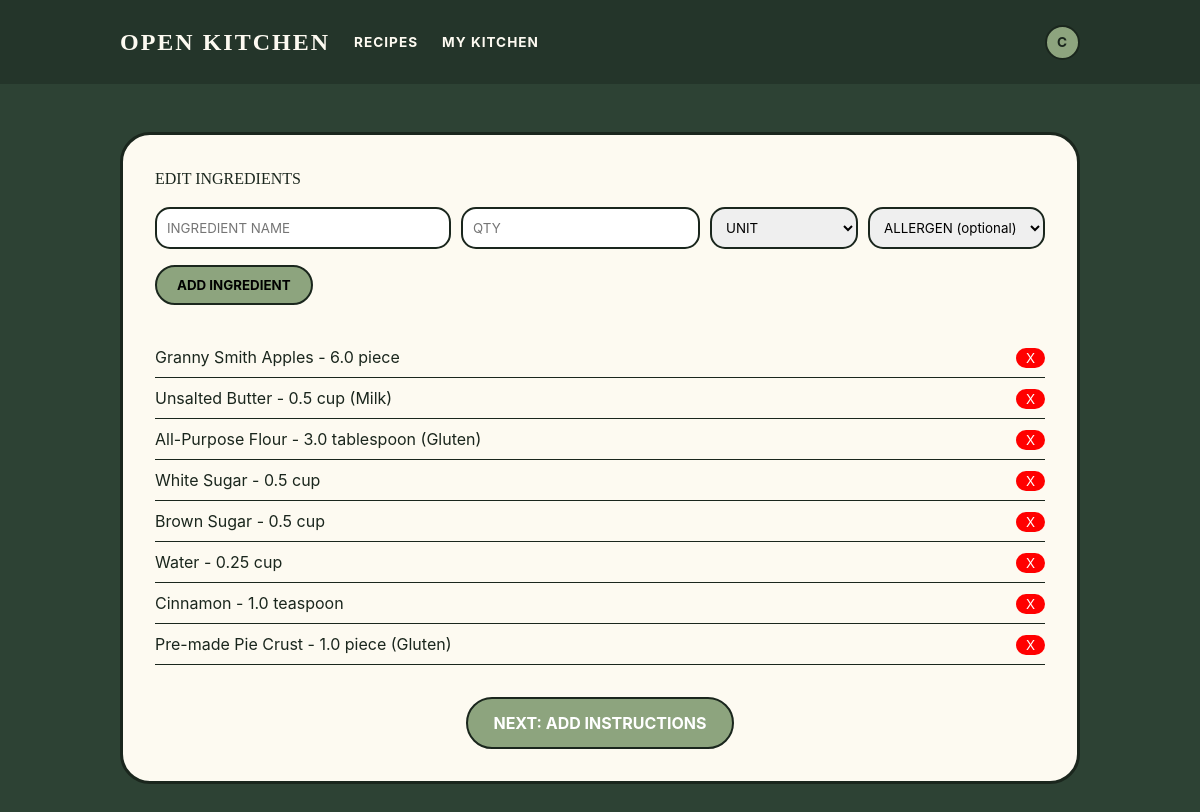
Before: /recipes/6/ingredients (signed in) with the older database file.
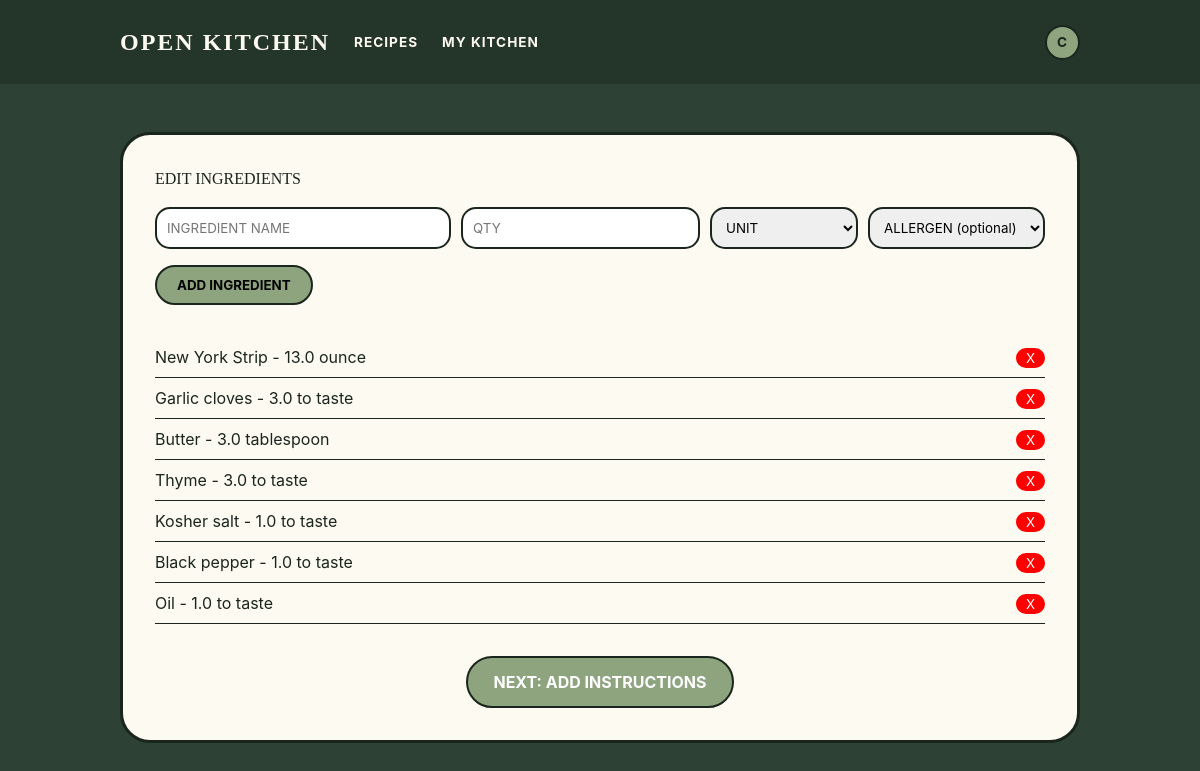
After: the same page with the newer database file.
### tables this page shows
CREATE TABLE users (
    id INTEGER PRIMARY KEY AUTOINCREMENT,
    username TEXT UNIQUE NOT NULL,
    email TEXT UNIQUE NOT NULL,
    password_hash TEXT NOT NULL,
    role_id INTEGER NOT NULL DEFAULT 1,
    notifications_enabled INTEGER DEFAULT 1,
    created_at DATETIME DEFAULT CURRENT_TIMESTAMP,
    updated_at DATETIME, reset_code TEXT, reset_code_expires DATETIME,
    FOREIGN KEY (role_id) REFERENCES roles(id)
);

CREATE TABLE ingredients (
    id INTEGER PRIMARY KEY AUTOINCREMENT,
    recipe_id INTEGER NOT NULL,
    name TEXT NOT NULL,
    quantity REAL NOT NULL,
    unit_id INTEGER NOT NULL,
    allergen_id INTEGER,
    FOREIGN KEY (recipe_id) REFERENCES recipes(id) ON DELETE CASCADE,
    FOREIGN KEY (unit_id) REFERENCES units(id),
    FOREIGN KEY (allergen_id) REFERENCES allergens(id)
);

CREATE TABLE units (
    id INTEGER PRIMARY KEY AUTOINCREMENT,
    name TEXT UNIQUE NOT NULL,
    abbreviation TEXT
);

CREATE TABLE allergens (
    id INTEGER PRIMARY KEY AUTOINCREMENT,
    name TEXT UNIQUE NOT NULL
);

### app/recipes.py (the view, shortened to what this page needs)
@bp.route('/<int:id>/ingredients', methods=('GET', 'POST'))
@login_required
def edit_ingredients(id):
    recipe = Recipe.get_by_id(id)
    if recipe is None or recipe['author_id'] != g.user['id']:
        flash('Recipe not found or access denied.')
        return redirect(url_for('recipes.index'))
    ingredients = Ingredient.get_by_recipe(id)
    units = Unit.get_all()
    allergens = Allergen.get_all()
    return render_template('recipes/edit_ingredients.html',
                         recipe=recipe,
                         ingredients=ingredients,
                         units=units,
                         allergens=allergens)

### app/auth.py (called while the page is built)
@bp.before_app_request
def load_logged_in_user():
    user_id = session.get('user_id')
    if user_id is None:
        g.user = None
    else:
        g.user = User.get_by_id(user_id)

def login_required(view):
    @functools.wraps(view)
    def wrapped_view(**kwargs):
        if g.user is None:
            return redirect(url_for('auth.login'))
        return view(**kwargs)
    return wrapped_view

### app/db.py (called while the page is built)
def get_db():
    if 'db' not in g:
        g.db = sqlite3.connect(
            current_app.config['DATABASE'],
            detect_types=sqlite3.PARSE_DECLTYPES
        )
        g.db.row_factory = sqlite3.Row
        g.db.execute('PRAGMA foreign_keys = ON')
    return g.db

### app/models/lookup.py (called while the page is built)
    @staticmethod
    def get_all():
        db = get_db()
        return db.execute('SELECT * FROM units ORDER BY name').fetchall()

    @staticmethod
    def get_all():
        db = get_db()
        return db.execute('SELECT * FROM allergens ORDER BY name').fetchall()

### app/models/recipe.py (called while the page is built)
    @staticmethod
    def get_by_id(recipe_id):
        db = get_db()
        return db.execute(
            'SELECT r.*, u.username as author_name '
            'FROM recipes r JOIN users u ON r.author_id = u.id '
            'WHERE r.id = ?',
            (recipe_id,)
        ).fetchone()

    @staticmethod
    def get_by_recipe(recipe_id):
        db = get_db()
        return db.execute(
            'SELECT i.*, u.name as unit_name, u.abbreviation, a.name as allergen_name '
            'FROM ingredients i '
            'JOIN units u ON i.unit_id = u.id '
            'LEFT JOIN allergens a ON i.allergen_id = a.id '
            'WHERE i.recipe_id = ?',
            (recipe_id,)
        ).fetchall()

### app/models/user.py (called while the page is built)
    @staticmethod
    def get_by_id(user_id):
        db = get_db()
        return db.execute(
            'SELECT u.*, r.name as role_name FROM users u '
            'JOIN roles r ON u.role_id = r.id '
            'WHERE u.id = ?', (user_id,)
        ).fetchone()

### app/templates/recipes/edit_ingredients.html (shortened to what this page needs)
{% extends 'base.html' %}
{% block content %}
<div class="form-card" style="background-color: var(--cream); border: 3px solid var(--border-dark); border-radius: 30px; padding: 2rem;">
    <h1 style="font-family: 'Georgia', serif; text-transform: uppercase;">Edit Ingredients</h1>
    <form method="post" class="mt-4">
        <div style="display: grid; grid-template-columns: 2fr 1fr 1fr 1fr; gap: 10px;">
            <input type="text" name="name" placeholder="INGREDIENT NAME" style="border: 2px solid var(--border-dark); border-radius: 15px; padding: 10px;" required>
            <input type="number" name="quantity" step="0.01" placeholder="QTY" style="border: 2px solid var(--border-dark); border-radius: 15px; padding: 10px;" required>
            <select name="unit_id" style="border: 2px solid var(--border-dark); border-radius: 15px; padding: 10px;" required>
                <option value="">UNIT</option>
            </select>
            <select name="allergen_id" style="border: 2px solid var(--border-dark); border-radius: 15px; padding: 10px;">
                <option value="">ALLERGEN (optional)</option>
            </select>
        </div>
        <button type="submit" style="margin-top: 1rem; background-color: var(--pill-green); border: 2px solid var(--border-dark); border-radius: 50px; padding: 10px 20px; font-weight: bold;">ADD INGREDIENT</button>
    </form>
    {% if ingredients %}
    <ul style="margin-top: 2rem; list-style: none; padding: 0;">
        {% for ingredient in ingredients %}
        <li style="display: flex; justify-content: space-between; padding: 8px 0; border-bottom: 1px solid var(--border-dark);">
            <span>{{ ingredient.name }} - {{ ingredient.quantity }} {{ ingredient.unit_name }}{% if ingredient.allergen_name %} ({{ ingredient.allergen_name }}){% endif %}</span>
            <form method="post" action="{{ url_for('recipes.delete_ingredient', id=ingredient.id) }}">
                <button type="submit" style="background-color: red; color: white; border: none; border-radius: 50px; padding: 2px 10px; cursor: pointer;">X</button>
            </form>
        </li>
        {% endfor %}
    </ul>
    {% endif %}
    {% if ingredients %}
        <div style="margin-top: 2rem; text-align: center;">
        <a href="{{ url_for('recipes.edit_instructions', id=recipe.id) }}"
        style="background-color: var(--pill-green); color: white; border: 2px solid var(--border-dark); border-radius: 50px; padding: 12px 25px; font-weight: bold; text-decoration: none; display: inline-block;">
        NEXT: ADD INSTRUCTIONS
        </a>
        </div>
    {% endif %}
</div>
{% endblock %}

### app/templates/base.html (shortened to what this page needs)
<!DOCTYPE html>
<html lang="en">
<head>
    <link rel="stylesheet" href="https://cdn.jsdelivr.net/npm/bulma@0.9.4/css/bulma.min.css">
    <link rel="stylesheet" href="https://cdnjs.cloudflare.com/ajax/libs/font-awesome/6.4.0/css/all.min.css">
    <link rel="stylesheet" href="{{ url_for('static', filename='css/custom.css') }}">
</head>
<body>
    <nav class="navbar" role="navigation" aria-label="main navigation">
        <div class="container">
            <div class="navbar-brand">
                <a class="navbar-item brand-text" href="{{ url_for('index') }}">
                    Open Kitchen
                </a>
            </div>
            <div class="navbar-menu">
                <div class="navbar-start">
                    <a class="navbar-item" href="{{ url_for('recipes.index') }}">Recipes</a>
                    {% if g.user %}
                    <a class="navbar-item" href="{{ url_for('dashboard.index') }}">My Kitchen</a>
                    {% endif %}
                </div>
                <div class="navbar-end">
                    {% if g.user %}
                    <div class="navbar-item">
                        <div class="user-menu">
                            <div class ="avatar" title="{{ g.user['username'] }}">
                                {{ g.user['username'][0].upper() }}
                            </div>
                        </div>
                    </div>
                    {% else %}
                    <a class="navbar-item" href="{{ url_for('auth.register') }}">Register</a>
                    <a class="navbar-item" href="{{ url_for('auth.login') }}">Login</a>
                    {% endif %}
                </div>
            </div>
        </div>
    </nav>
    <section class="section">
        <div class="container is-max-desktop">
            {% block content %}{% endblock %}
        </div>
    </section>
</body>
</html>

### app/static/css/custom.css (style rules this page uses)
:root { --forest-green: #2d4234; --pill-green: #8da47e; --cream: #fdfaf1; --border-dark: #1a261d; }
body { background-color: var(--forest-green); color: var(--border-dark); min-height: 100vh; }
a { color: inherit; text-decoration: none; transition: color 0.2s ease-in-out; }
.navbar { background-color: rgba(0, 0, 0, 0.2) !important; padding: 1rem 0; }
.navbar-item, .navbar-link { color: var(--cream) !important; text-transform: uppercase; font-weight: bold; letter-spacing: 1px; font-size: 0.85rem; }
.brand-text { font-family: "Georgia", serif; font-weight: bold; font-size: 1.5rem !important; letter-spacing: 2px; text-transform: uppercase; }
.avatar { width: 35px; height: 35px; background-color: var(--pill-green); border: 2px solid var(--border-dark); border-radius: 50%; display: flex; align-items: center; justify-content: center; font-weight: bold; color: var(--border-dark); }

### app/templates/base.html (style rules this page uses)
:root { --forest-green: #2d4234; --pill-green: #8da47e; --cream: #fdfaf1; --border-dark: #1a261d; }
body { background-color: var(--forest-green); color: var(--border-dark); min-height: 100vh; }
a { color: inherit; text-decoration: none; transition: color 0.2s ease-in-out; }
.navbar { background-color: rgba(0,0,0,0.2) !important; padding: 1rem 0; }
.navbar-item, .navbar-link { color: var(--cream) !important; text-transform: uppercase; font-weight: bold; letter-spacing: 1px; font-size: 0.85rem; }
.brand-text { font-family: 'Georgia', serif; font-weight: bold; font-size: 1.5rem !important; letter-spacing: 2px; text-transform: uppercase; }
.avatar { width: 35px; height: 35px; background-color: var(--pill-green); border: 2px solid var(--border-dark); border-radius: 50%; display: flex; align-items: center; justify-content: center; font-weight: bold; color: var(--border-dark); }
.user-menu { position: relative; display: inline-block }

Changed rows visible on the page:
removed ingredients: name "Pre-made Pie Crust", quantity "1.0", unit_name "piece", allergen_name "Gluten"
changed ingredients: name "Granny Smith Apples" → "New York Strip"; quantity "6.0" → "13.0"; unit_name "piece" → "ounce"
changed ingredients: name "Unsalted Butter" → "Garlic cloves"; quantity "0.5" → "3.0"; unit_name "cup" → "to taste"; allergen_name "Milk" → (not shown)
changed ingredients "tablespoon": name "All-Purpose Flour" → "Butter"; allergen_name "Gluten" → (not shown)
changed ingredients: name "White Sugar" → "Thyme"; quantity "0.5" → "3.0"; unit_name "cup" → "to taste"
changed ingredients: name "Brown Sugar" → "Kosher salt"; quantity "0.5" → "1.0"; unit_name "cup" → "to taste"
changed ingredients: name "Water" → "Black pepper"; quantity "0.25" → "1.0"; unit_name "cup" → "to taste"
changed ingredients: name "Cinnamon" → "Oil"; unit_name "teaspoon" → "to taste"
